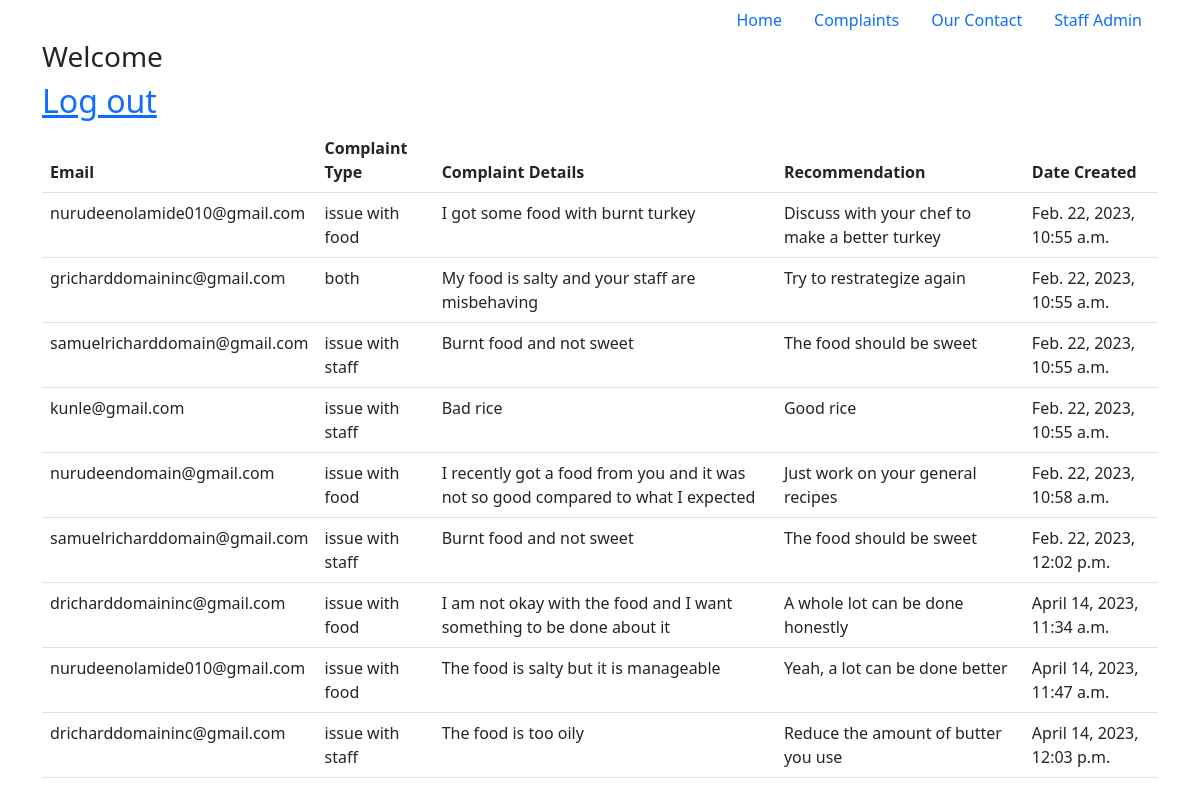
Page /staff/ on the committed database.
### webpage/models.py (models this page shows, shortened)
class Tanda(models.Model):
    email = models.EmailField(max_length=254)
    complaintType = models.CharField(max_length=50, choices=Complaint_choices, default='issue with staff')
    complaintDetails = models.TextField(default='lodge your complaints here')
    recommendation = models.TextField(blank=True)
    date_created = models.DateTimeField(auto_now_add=True)

### webpage/views.py (the view)
# urls.py: path('staff/', views.staff, name='staff'),
def staff(request):
    form = Tanda.objects.all
    redirect_field_name = 'login'
    return render(request, 'webpage/staff.html', context={'form': form})

### webpage/templates/webpage/staff.html (shortened to what this page needs)
{% extends 'webpage/main.html' %}
    {% block content %}
    <span>
        <h3>Welcome <strong>{{user.username}}</strong></h3>
        <a href="{% url 'logout' %}"><strong><h2>Log out</h2></strong></a>
    </span>
    <div>
        <div>
            <table class="table">
                <thead>
                  <tr>
                    <th scope="col">Email</th>
                    <th scope="col">Complaint Type</th>
                    <th scope="col">Complaint Details</th>
                    <th scope="col">Recommendation</th>
                    <th scope="col">Date Created</th>
                  </tr>
                </thead>
                {% for item in form %}
                <tbody>
                  <tr>
                    <td>{{item.email}}</td>
                    <td>{{item.complaintType}}</td>
                    <td>{{item.complaintDetails}}</td>
                    <td>{{item.recommendation}}</td>
                    <td>{{item.date_created}}</td>
                  </tr>
                </tbody>
                {% endfor %}
              </table>
        </div>
</div>
</div>
{% endblock %}

### rows in the picture
Tanda: email "nurudeenolamide010@gmail.com", complaintType "issue with food", complaintDetails "I got some food with burnt turkey", recommendation "Discuss with your chef to make a better turkey", date_created "Feb. 22, 2023, 10:55 a.m."
Tanda: email "gricharddomaininc@gmail.com", complaintType "both", complaintDetails "My food is salty and your staff are misbehaving", recommendation "Try to restrategize again", date_created "Feb. 22, 2023, 10:55 a.m."
Tanda: email "samuelricharddomain@gmail.com", complaintType "issue with staff", complaintDetails "Burnt food and not sweet", recommendation "The food should be sweet", date_created "Feb. 22, 2023, 10:55 a.m."
Tanda: email "kunle@gmail.com", complaintType "issue with staff", complaintDetails "Bad rice", recommendation "Good rice", date_created "Feb. 22, 2023, 10:55 a.m."
Tanda: email "nurudeendomain@gmail.com", complaintType "issue with food", complaintDetails "I recently got a food from you and it was not so good compared to what I expected", recommendation "Just work on your general recipes", date_created "Feb. 22, 2023, 10:58 a.m."
Tanda: email "samuelricharddomain@gmail.com", complaintType "issue with staff", complaintDetails "Burnt food and not sweet", recommendation "The food should be sweet", date_created "Feb. 22, 2023, 12:02 p.m."
Tanda: email "dricharddomaininc@gmail.com", complaintType "issue with food", complaintDetails "I am not okay with the food and I want something to be done about it", recommendation "A whole lot can be done honestly", date_created "April 14, 2023, 11:34 a.m."
Tanda: email "nurudeenolamide010@gmail.com", complaintType "issue with food", complaintDetails "The food is salty but it is manageable", recommendation "Yeah, a lot can be done better", date_created "April 14, 2023, 11:47 a.m."
Tanda: email "dricharddomaininc@gmail.com", complaintType "issue with staff", complaintDetails "The food is too oily", recommendation "Reduce the amount of butter you use", date_created "April 14, 2023, 12:03 p.m."
